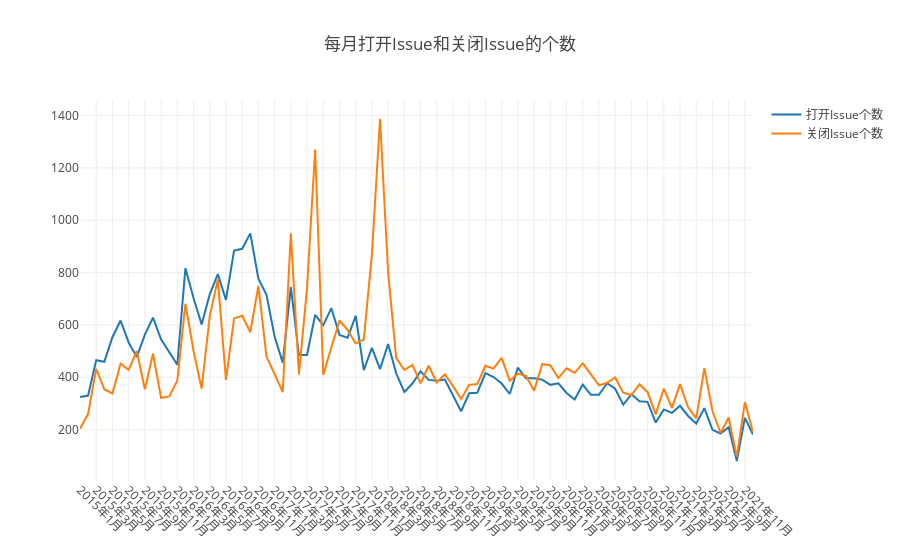

The code cell stored with this chart in its notebook:
### Markdown cell above
---

### **2. 每月打开Issue和关闭Issue的个数**

### Code cell
// 2、每月打开Issue和关闭Issue的个数
var openDigger = require('../src/open_digger');
var our_repo_id = 20580498;
var startYear = 2015, endYear = 2021;
var years = Array.from({length: endYear - startYear + 1}, (_, i) => i + startYear);
var startMonth = 1, endMonth = 12;
var months = Array.from( {length: endMonth - startMonth + 1}, (_, i) => i + startMonth);

var times = Array();
for(let i = 0; i < years.length; i++) {
    for(let j = 0; j < months.length; j++) times.push({'y': years[i], 'm': months[j]});
}
times_axis = times.map(time => time['y'].toString() + '年' + time['m'].toString()+ '月');

Promise.all(times.map(time =>{
    return openDigger.driver.clickhouse.query(`select count(if(action='opened', 1, NULL)) as open,
    count(if(action='closed', 1, null)) as close from github_log.events where repo_id=${our_repo_id} and toMonth(created_at)=${time['m']} and toYear(created_at)=${time['y']} and type='IssuesEvent'`); 
})).then(data => {
    var openCount = [], closeCount = [], tableData = [];
    data.forEach((d, i) => {
        openCount.push(d[0].open);
        closeCount.push(d[0].close);
        tableData.push({'time': times_axis[i], 'open': openCount[openCount.length-1], 'close': closeCount[closeCount.length-1]});
    });
    console.table(tableData.map((d) => {
        return {
            '月份': d.time,
            '每月打开Issue个数': d.open,
            '每月关闭Issue个数': d.close,
        };
    }));
    openDigger.render.plotly([
        {x: times_axis, y: openCount, mode: 'scatter', name: '打开Issue个数'},
        {x: times_axis, y: closeCount, mode: 'scatter', name: '关闭Issue个数'},
    ], {
        title: '每月打开Issue和关闭Issue的个数',
        xaxis: {type: 'category',tickangle: 45}
    });
})

### Figure 1 — Plotly figure (JSON) as saved in the notebook; plotly's stock layout.template omitted (floating-point values rounded to 4 significant figures)
{"data": [{"mode": "scatter", "name": "打开Issue个数", "x": ["2015年1月", "2015年2月", "2015年3月", "2015年4月", "2015年5月", "2015年6月", "2015年7月", "2015年8月", "2015年9月", "2015年10月", "2015年11月", "2015年12月", "2016年1月", "2016年2月", "2016年3月", "2016年4月", "2016年5月", "2016年6月", "2016年7月", "2016年8月", "2016年9月", "2016年10月", "2016年11月", "2016年12月", "2017年1月", "2017年2月", "2017年3月", "2017年4月", "2017年5月", "2017年6月", "2017年7月", "2017年8月", "2017年9月", "2017年10月", "2017年11月", "2017年12月", "2018年1月", "2018年2月", "2018年3月", "2018年4月", "2018年5月", "2018年6月", "2018年7月", "2018年8月", "2018年9月", "2018年10月", "2018年11月", "2018年12月", "2019年1月", "2019年2月", "2019年3月", "2019年4月", "2019年5月", "2019年6月", "2019年7月", "2019年8月", "2019年9月", "2019年10月", "2019年11月", "2019年12月", "2020年1月", "2020年2月", "2020年3月", "2020年4月", "2020年5月", "2020年6月", "2020年7月", "2020年8月", "2020年9月", "2020年10月", "2020年11月", "2020年12月", "2021年1月", "2021年2月", "2021年3月", "2021年4月", "2021年5月", "2021年6月", "2021年7月", "2021年8月", "2021年9月", "2021年10月", "2021年11月", "2021年12月"], "y": ["325", "330", "465", "459", "553", "617", "533", "477", "563", "628", "545", "498", "448", "817", "703", "602", "717", "794", "695", "884", "891", "950", "777", "715", "556", "456", "745", "485", "485", "638", "599", "664", "562", "551", "635", "427", "512", "431", "527", "415", "344", "376", "423", "390", "387", "391", "329", "270", "339", "341", "416", "401", "376", "336", "437", "396", "396", "391", "371", "377", "340", "315", "372", "333", "333", "377", "356", "295", "335", "308", "306", "227", "277", "264", "291", "252", "223", "282", "199", "185", "209", "80", "245", "181"]}, {"mode": "scatter", "name": "关闭Issue个数", "x": ["2015年1月", "2015年2月", "2015年3月", "2015年4月", "2015年5月", "2015年6月", "2015年7月", "2015年8月", "2015年9月", "2015年10月", "2015年11月", "2015年12月", "2016年1月", "2016年2月", "2016年3月", "2016年4月", "2016年5月", "2016年6月", "2016年7月", "2016年8月", "2016年9月", "2016年10月", "2016年11月", "2016年12月", "2017年1月", "2017年2月", "2017年3月", "2017年4月", "2017年5月", "2017年6月", "2017年7月", "2017年8月", "2017年9月", "2017年10月", "2017年11月", "2017年12月", "2018年1月", "2018年2月", "2018年3月", "2018年4月", "2018年5月", "2018年6月", "2018年7月", "2018年8月", "2018年9月", "2018年10月", "2018年11月", "2018年12月", "2019年1月", "2019年2月", "2019年3月", "2019年4月", "2019年5月", "2019年6月", "2019年7月", "2019年8月", "2019年9月", "2019年10月", "2019年11月", "2019年12月", "2020年1月", "2020年2月", "2020年3月", "2020年4月", "2020年5月", "2020年6月", "2020年7月", "2020年8月", "2020年9月", "2020年10月", "2020年11月", "2020年12月", "2021年1月", "2021年2月", "2021年3月", "2021年4月", "2021年5月", "2021年6月", "2021年7月", "2021年8月", "2021年9月", "2021年10月", "2021年11月", "2021年12月"], "y": ["203", "261", "432", "354", "338", "452", "428", "501", "354", "490", "321", "327", "387", "681", "501", "357", "633", "774", "390", "625", "635", "572", "749", "479", "412", "343", "950", "411", "741", "1270", "410", "517", "617", "581", "529", "545", "869", "1387", "800", "473", "428", "447", "377", "444", "380", "411", "367", "317", "371", "374", "444", "433", "474", "387", "414", "405", "348", "450", "446", "397", "434", "417", "453", "412", "369", "379", "399", "341", "332", "373", "343", "258", "357", "283", "374", "285", "243", "435", "271", "187", "246", "96", "305", "190"]}], "layout": {"autosize": true, "title": {"text": "每月打开Issue和关闭Issue的个数"}, "xaxis": {"autorange": true, "range": [0, 83], "tickangle": 45, "type": "category"}, "yaxis": {"autorange": true, "range": [7.389, 1460.0], "type": "linear"}}}
